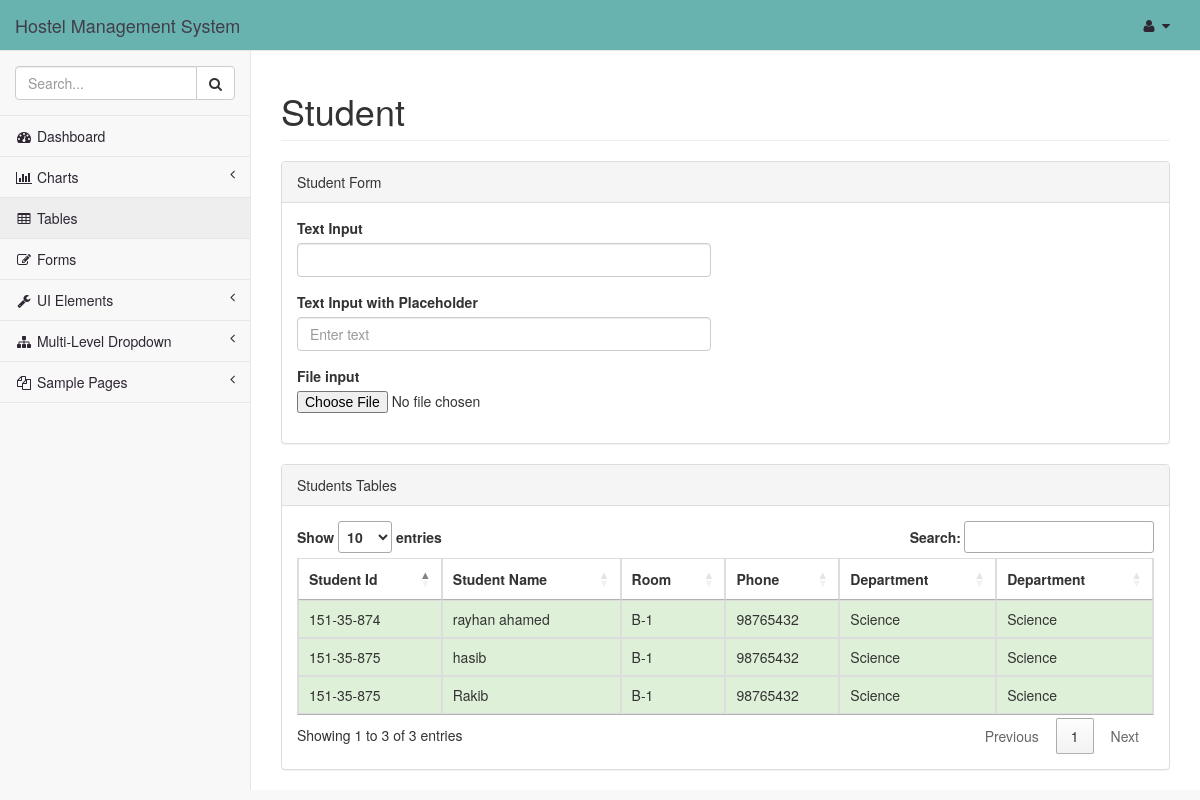
/hostel/student_table, run on the app's committed database.
### hostel/models.py (models this page shows, shortened)
class Student(models.Model):
    hostel = models.ForeignKey(Hostel, on_delete=models.CASCADE)
    student_id = models.CharField(max_length=200)
    student_name = models.CharField(max_length=200)
    father_name = models.CharField(max_length=200)
    department = models.CharField(max_length=200)
    room = models.ForeignKey(Room, on_delete=models.CASCADE)
    phone_no = models.CharField(max_length=200)
    age = models.CharField(max_length=200)
    dob = models.DateField()
    building_num = models.CharField(max_length=200)

class Room(models.Model):
    hostel = models.ForeignKey(Hostel, on_delete=models.CASCADE)
    room_id = models.CharField(max_length=200)
    capacity = models.IntegerField(default=0)
    is_available = models.BooleanField(default=False)
    def __str__(self):
        return self.room_id

### hostel/views.py (the view)
# urls.py: path('student_table', views.student_table, name='student_table'),
def student_table(request):
    students = Student.objects.all()
    context = {
            'students': students,
    }
    return render(request, 'hostel/student_table.html', context)

### hostel/templates/hostel/student_table.html (shortened to what this page needs)
{% extends "hostel/admin.html" %}
{% load static %}
{% block content %}
            <div class="row">
                <div class="col-lg-12">
                    <h1 class="page-header">Student</h1>
                </div>
            </div>
             <div class="row">
                <div class="col-lg-12">
                    <div class="panel panel-default">
                        <div class="panel-heading">
                            Student Form
                        </div>
                        <div class="panel-body">
                            <div class="row">
                                <div class="col-lg-6">
                                    <form role="form">
                                        <div class="form-group">
                                            <label>Text Input</label>
                                            <input class="form-control">
                                        </div>
                                        <div class="form-group">
                                            <label>Text Input with Placeholder</label>
                                            <input class="form-control" placeholder="Enter text">
                                        </div>
                                        <div class="form-group">
                                            <label>File input</label>
                                            <input type="file">
                                        </div>
                                  </form>
                                </div>
                            </div>
                        </div>
                    </div>
                </div>
            </div>
            <div class="row">
                <div class="col-lg-12">
                    <div class="panel panel-default">
                        <div class="panel-heading">
                           Students Tables
                        </div>
                        <div class="panel-body">
                            <table width="100%" class="table table-striped table-bordered table-hover" id="dataTables-example">
                                <thead>
                                    <tr>
                                        <th>Student Id</th>
                                        <th>Student Name</th>
                                        <th>Room</th>
                                        <th>Phone</th>
                                        <th>Department</th>
                                        <th>Department</th>
                                    </tr>
                                </thead>
                                <tbody>
                                    {% for student in students %}
                                    <tr class="success">
                                         <td>{{ student.student_id }}</td>
                                         <td>{{ student.student_name }}</td>
                                         <td>{{ student.room }}</td>
                                         <td>{{ student.phone_no }}</td>
                                         <td>{{ student.department }}</td>
                                         <td>{{ student.department }}</td>
                                    </tr>
                                     {% endfor %}
                                </tbody>
                            </table>
                        </div>
                    </div>
                </div>
            </div>
{% endblock %}

### data on the page
Student: student_id "151-35-874", student_name "rayhan ahamed", room "B-1", phone_no "98765432", department "Science"
Student: student_id "151-35-875", student_name "hasib", room "B-1", phone_no "98765432", department "Science"
Student: student_id "151-35-875", student_name "Rakib", room "B-1", phone_no "98765432", department "Science"
